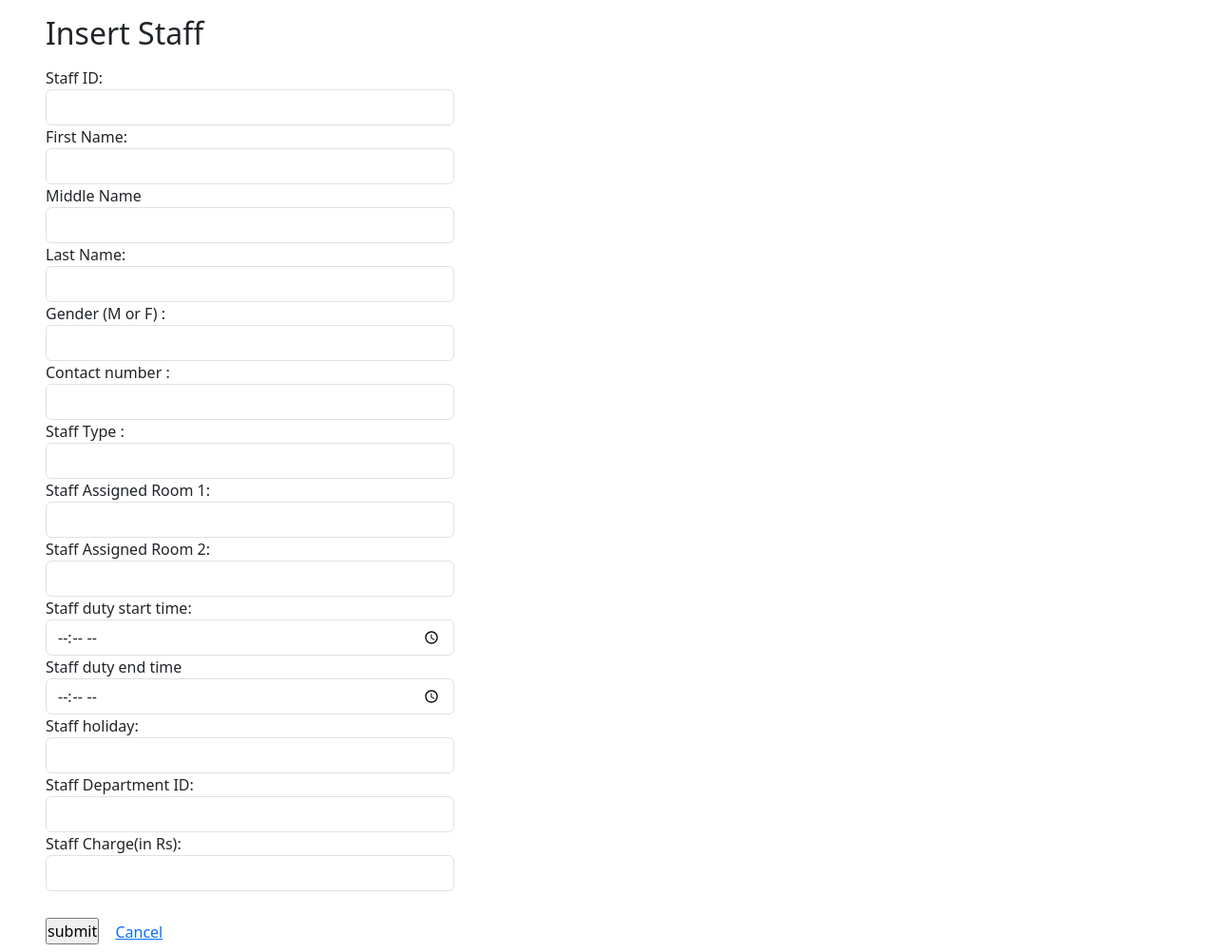
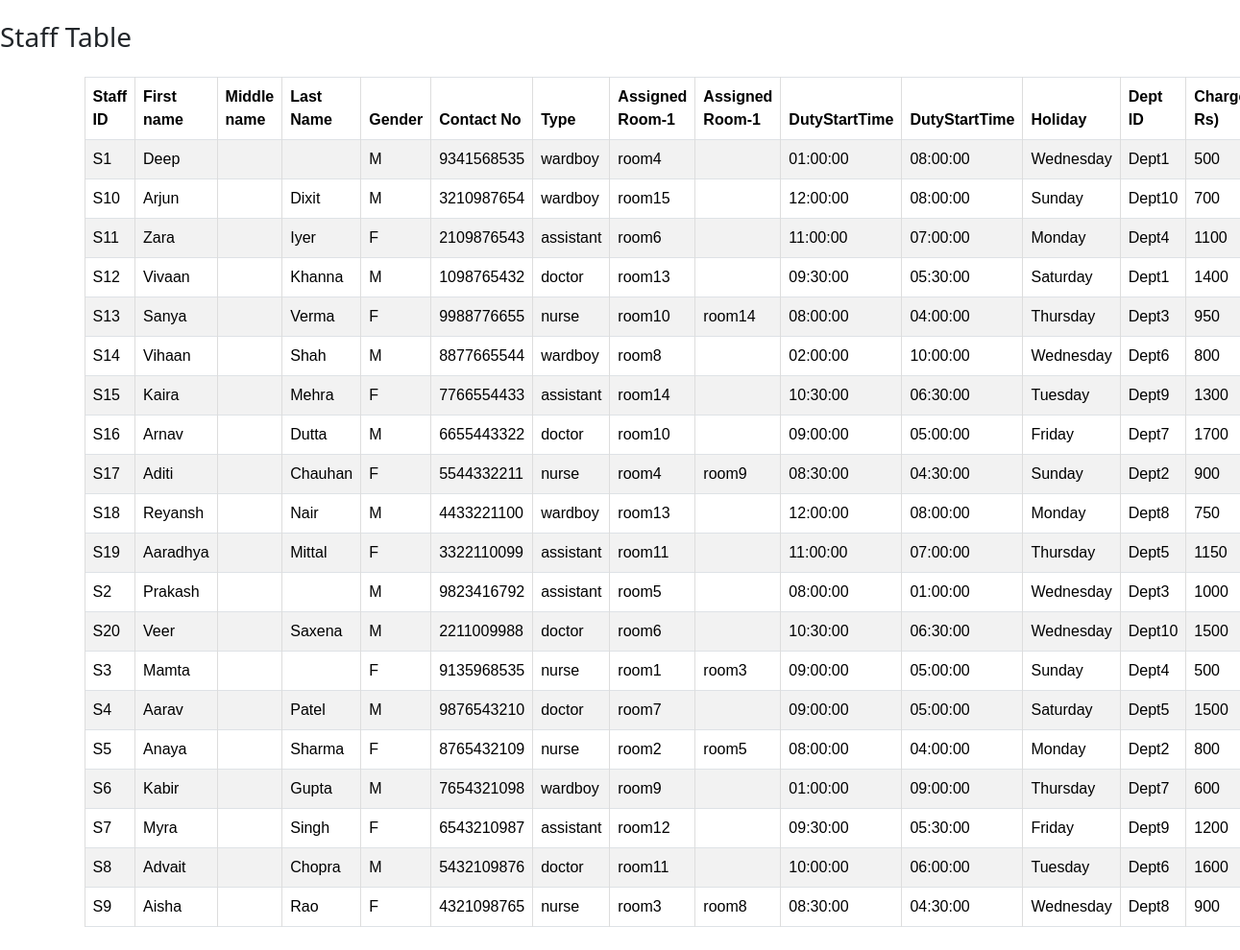
The app's page /Staff_InsertForm.php with its own data (2 pictures, top to bottom).
### tables this page shows
CREATE TABLE `staff` (
  `Staff_ID` varchar(10) NOT NULL,
  `Staff_fname` varchar(50) NOT NULL,
  `Staff_mname` varchar(50) DEFAULT NULL,
  `Staff_lname` varchar(50) DEFAULT NULL,
  `Staff_gender` varchar(1) NOT NULL,
  `Staff_contactno` bigint(20) NOT NULL,
  `Staff_type` varchar(50) DEFAULT NULL,
  `Staff_roomassigned1` varchar(10) NOT NULL,
  `Staff_roomassigned2` varchar(10) DEFAULT NULL,
  `Staff_dutystarttime` time NOT NULL,
  `Staff_dutyendtime` time NOT NULL,
  `Staff_holiday` varchar(10) DEFAULT NULL,
  `Staff_DeptID` varchar(10) DEFAULT NULL,
  `Staff_Charge` int(11) NOT NULL
);

### Staff_InsertForm.php (the view, shortened to what this page needs)
<!DOCTYPE html>
<html>
<head>
    <link href="https://cdn.jsdelivr.net/npm/bootstrap@5.3.2/dist/css/bootstrap.min.css" rel="stylesheet">
</head>
<body>
    <link rel="stylesheet" href="style.css">
    <div class="col-md-4 mx-5">
        <h2 class=" my-3">Insert Staff</h2>
        <form method="post" action="Staff_Insert.php">
            <div class="form-group">
                Staff ID:<br>
                <input class="form-control" type="text" name="Staff_ID" required>
            </div>
            <div class="form-group">
                First Name:<br>
                <input class="form-control" type="text" name="Staff_fname" required>
            </div>
            <div class="form-group">
                Middle Name<br>
                <input class="form-control" type="text" name="Staff_mname">
            </div>
            <div class="form-group">
                Last Name:<br>
                <input class="form-control" type="text" name="Staff_lname" required>
            </div>
            <div class="form-group">
                Gender (M or F) :<br>
                <input class="form-control" type="text" name="Staff_gender" required>
            </div>
            <div class="form-group">
                Contact number :<br>
                <input class="form-control" type="tel" minlength="10" maxlength="10" name="Staff_contactno"required>
            </div>
            <div class=" form-group">
                Staff Type :<br>
                <input class="form-control" type="text" name="Staff_type" required>
            </div>
            <div class="form-group">
                Staff Assigned Room 1:<br>
                <input class="form-control" type="text" name="Staff_roomassigned1" required>
            </div>
            <div class="form-group">
                Staff Assigned Room 2:<br>
                <input class="form-control" type="text" name="Staff_roomassigned2">
            </div>
            <div class="form-group">
                Staff duty start time:<br>
                <input class="form-control" type="time" name="Staff_dutystarttime" required>
            </div>
            <div class="form-group">
                Staff duty end time<br>
                <input class="form-control" type="time" name="Staff_dutyendtime" required>
            </div>
            <div class="form-group">
                Staff holiday:<br>
                <input class="form-control" type="text" name="Staff_holiday" required>
            </div>
            <div class="form-group">
                Staff Department ID:<br>
                <input class="form-control" type="text" name="Staff_DeptID" required>
            </div>
            <div class="form-group">
                Staff Charge(in Rs):<br>
                <input class="form-control" type="Number" name="Staff_Charge" required><br>
            </div>
            <div class="form-group">
                <input type="submit" name="save" value="submit">
                <a class="btn btn-link ml-2" href="index.php">Cancel</a>
            </div>
        </form>
    </div>
</body>
</html>
<?php
include "config.php";
$sql = "SELECT * FROM Staff";
if ($result = mysqli_query($link, $sql)) {
    if ($result->num_rows > 0) {
        echo "<h3 class='my-4 '>Staff Table</h3>";
        echo "<div class='container mx-6 my-4'>";
        echo "<table class='table table-bordered table-striped'>";
        echo "<thead class='thead-dark'>";
        echo "<tr>";
        echo "<th>Staff ID</th>";
        echo "<th>First name</th>";
        echo "<th>Middle name</th>";
        echo "<th>Last Name</th>";
        echo "<th>Gender</th>";
        echo "<th>Contact No</th>";
        echo "<th>  Type </th>";
        echo "<th>Assigned Room-1</th>";
        echo "<th>Assigned Room-1</th>";
        echo "<th>DutyStartTime</th>";
        echo "<th>DutyStartTime</th>";
        echo "<th>Holiday</th>";
        echo "<th>Dept ID</th>";
        echo "<th>Charge(in Rs)</th>";
        echo "</tr>";
        echo "</thead>";
        echo "<tbody>";
        while ($row = $result->fetch_array()) {
            echo "<tr>";
            echo "<td>" . $row['Staff_ID'] . "</td>";
            echo "<td>" . $row['Staff_fname'] . "</td>";
            echo "<td>" . $row['Staff_mname'] . "</td>";
            echo "<td>" . $row['Staff_lname'] . "</td>";
            echo "<td>" . $row['Staff_gender'] . "</td>";
            echo "<td>" . $row['Staff_contactno'] . "</td>";
            echo "<td>" . $row['Staff_type'] . "</td>";
            echo "<td>" . $row['Staff_roomassigned1'] . "</td>";
            echo "<td>" . $row['Staff_roomassigned2'] . "</td>";
            echo "<td>" . $row['Staff_dutystarttime'] . "</td>";
            echo "<td>" . $row['Staff_dutyendtime'] . "</td>";
            echo "<td>" . $row['Staff_holiday'] . "</td>";
            echo "<td>" . $row['Staff_DeptID'] . "</td>";
            echo "<td>" . $row['Staff_Charge'] . "</td>";
            echo "</tr>";
        }
        echo "</tbody>";
        echo "</table>";
        echo "</div>";
    } else {
        echo "No staff members were found.";
    }
} else {
    echo "ERROR: Could not execute $sql. " . $mysqli->error;
}
?>

### style.css (style rules this page uses)
* { margin: 0; padding: 0; box-sizing: border-box; }
table { font-family: arial, sans-serif; border-collapse: collapse; width: 100%; }
td, th { border: 1px solid #dddddd; text-align: left; padding: 8px; }
tr:nth-child(even) { background-color: white; }

### records on screen
staff: Staff_ID "S1", Staff_fname "Deep", Staff_gender "M", Staff_contactno "9341568535", Staff_type "wardboy", Staff_roomassigned1 "room4", Staff_dutystarttime "01:00:00", Staff_dutyendtime "08:00:00", Staff_holiday "Wednesday", Staff_DeptID "Dept1", Staff_Charge "500"
staff: Staff_ID "S10", Staff_fname "Arjun", Staff_lname "Dixit", Staff_gender "M", Staff_contactno "3210987654", Staff_type "wardboy", Staff_roomassigned1 "room15", Staff_dutystarttime "12:00:00", Staff_dutyendtime "08:00:00", Staff_holiday "Sunday", Staff_DeptID "Dept10", Staff_Charge "700"
staff: Staff_ID "S11", Staff_fname "Zara", Staff_lname "Iyer", Staff_gender "F", Staff_contactno "2109876543", Staff_type "assistant", Staff_roomassigned1 "room6", Staff_dutystarttime "11:00:00", Staff_dutyendtime "07:00:00", Staff_holiday "Monday", Staff_DeptID "Dept4", Staff_Charge "1100"
staff: Staff_ID "S12", Staff_fname "Vivaan", Staff_lname "Khanna", Staff_gender "M", Staff_contactno "1098765432", Staff_type "doctor", Staff_roomassigned1 "room13", Staff_dutystarttime "09:30:00", Staff_dutyendtime "05:30:00", Staff_holiday "Saturday", Staff_DeptID "Dept1", Staff_Charge "1400"
staff: Staff_ID "S13", Staff_fname "Sanya", Staff_lname "Verma", Staff_gender "F", Staff_contactno "9988776655", Staff_type "nurse", Staff_roomassigned1 "room10", Staff_roomassigned2 "room14", Staff_dutystarttime "08:00:00", Staff_dutyendtime "04:00:00", Staff_holiday "Thursday", Staff_DeptID "Dept3", Staff_Charge "950"
staff: Staff_ID "S14", Staff_fname "Vihaan", Staff_lname "Shah", Staff_gender "M", Staff_contactno "8877665544", Staff_type "wardboy", Staff_roomassigned1 "room8", Staff_dutystarttime "02:00:00", Staff_dutyendtime "10:00:00", Staff_holiday "Wednesday", Staff_DeptID "Dept6", Staff_Charge "800"
staff: Staff_ID "S15", Staff_fname "Kaira", Staff_lname "Mehra", Staff_gender "F", Staff_contactno "7766554433", Staff_type "assistant", Staff_roomassigned1 "room14", Staff_dutystarttime "10:30:00", Staff_dutyendtime "06:30:00", Staff_holiday "Tuesday", Staff_DeptID "Dept9", Staff_Charge "1300"
staff: Staff_ID "S16", Staff_fname "Arnav", Staff_lname "Dutta", Staff_gender "M", Staff_contactno "6655443322", Staff_type "doctor", Staff_roomassigned1 "room10", Staff_dutystarttime "09:00:00", Staff_dutyendtime "05:00:00", Staff_holiday "Friday", Staff_DeptID "Dept7", Staff_Charge "1700"
staff: Staff_ID "S17", Staff_fname "Aditi", Staff_lname "Chauhan", Staff_gender "F", Staff_contactno "5544332211", Staff_type "nurse", Staff_roomassigned1 "room4", Staff_roomassigned2 "room9", Staff_dutystarttime "08:30:00", Staff_dutyendtime "04:30:00", Staff_holiday "Sunday", Staff_DeptID "Dept2", Staff_Charge "900"
staff: Staff_ID "S18", Staff_fname "Reyansh", Staff_lname "Nair", Staff_gender "M", Staff_contactno "4433221100", Staff_type "wardboy", Staff_roomassigned1 "room13", Staff_dutystarttime "12:00:00", Staff_dutyendtime "08:00:00", Staff_holiday "Monday", Staff_DeptID "Dept8", Staff_Charge "750"
staff: Staff_ID "S19", Staff_fname "Aaradhya", Staff_lname "Mittal", Staff_gender "F", Staff_contactno "3322110099", Staff_type "assistant", Staff_roomassigned1 "room11", Staff_dutystarttime "11:00:00", Staff_dutyendtime "07:00:00", Staff_holiday "Thursday", Staff_DeptID "Dept5", Staff_Charge "1150"
staff: Staff_ID "S2", Staff_fname "Prakash", Staff_gender "M", Staff_contactno "9823416792", Staff_type "assistant", Staff_roomassigned1 "room5", Staff_dutystarttime "08:00:00", Staff_dutyendtime "01:00:00", Staff_holiday "Wednesday", Staff_DeptID "Dept3", Staff_Charge "1000"
staff: Staff_ID "S20", Staff_fname "Veer", Staff_lname "Saxena", Staff_gender "M", Staff_contactno "2211009988", Staff_type "doctor", Staff_roomassigned1 "room6", Staff_dutystarttime "10:30:00", Staff_dutyendtime "06:30:00", Staff_holiday "Wednesday", Staff_DeptID "Dept10", Staff_Charge "1500"
staff: Staff_ID "S3", Staff_fname "Mamta", Staff_gender "F", Staff_contactno "9135968535", Staff_type "nurse", Staff_roomassigned1 "room1", Staff_roomassigned2 "room3", Staff_dutystarttime "09:00:00", Staff_dutyendtime "05:00:00", Staff_holiday "Sunday", Staff_DeptID "Dept4", Staff_Charge "500"
staff: Staff_ID "S4", Staff_fname "Aarav", Staff_lname "Patel", Staff_gender "M", Staff_contactno "9876543210", Staff_type "doctor", Staff_roomassigned1 "room7", Staff_dutystarttime "09:00:00", Staff_dutyendtime "05:00:00", Staff_holiday "Saturday", Staff_DeptID "Dept5", Staff_Charge "1500"
staff: Staff_ID "S5", Staff_fname "Anaya", Staff_lname "Sharma", Staff_gender "F", Staff_contactno "8765432109", Staff_type "nurse", Staff_roomassigned1 "room2", Staff_roomassigned2 "room5", Staff_dutystarttime "08:00:00", Staff_dutyendtime "04:00:00", Staff_holiday "Monday", Staff_DeptID "Dept2", Staff_Charge "800"
staff: Staff_ID "S6", Staff_fname "Kabir", Staff_lname "Gupta", Staff_gender "M", Staff_contactno "7654321098", Staff_type "wardboy", Staff_roomassigned1 "room9", Staff_dutystarttime "01:00:00", Staff_dutyendtime "09:00:00", Staff_holiday "Thursday", Staff_DeptID "Dept7", Staff_Charge "600"
staff: Staff_ID "S7", Staff_fname "Myra", Staff_lname "Singh", Staff_gender "F", Staff_contactno "6543210987", Staff_type "assistant", Staff_roomassigned1 "room12", Staff_dutystarttime "09:30:00", Staff_dutyendtime "05:30:00", Staff_holiday "Friday", Staff_DeptID "Dept9", Staff_Charge "1200"
staff: Staff_ID "S8", Staff_fname "Advait", Staff_lname "Chopra", Staff_gender "M", Staff_contactno "5432109876", Staff_type "doctor", Staff_roomassigned1 "room11", Staff_dutystarttime "10:00:00", Staff_dutyendtime "06:00:00", Staff_holiday "Tuesday", Staff_DeptID "Dept6", Staff_Charge "1600"
staff: Staff_ID "S9", Staff_fname "Aisha", Staff_lname "Rao", Staff_gender "F", Staff_contactno "4321098765", Staff_type "nurse", Staff_roomassigned1 "room3", Staff_roomassigned2 "room8", Staff_dutystarttime "08:30:00", Staff_dutyendtime "04:30:00", Staff_holiday "Wednesday", Staff_DeptID "Dept8", Staff_Charge "900"
